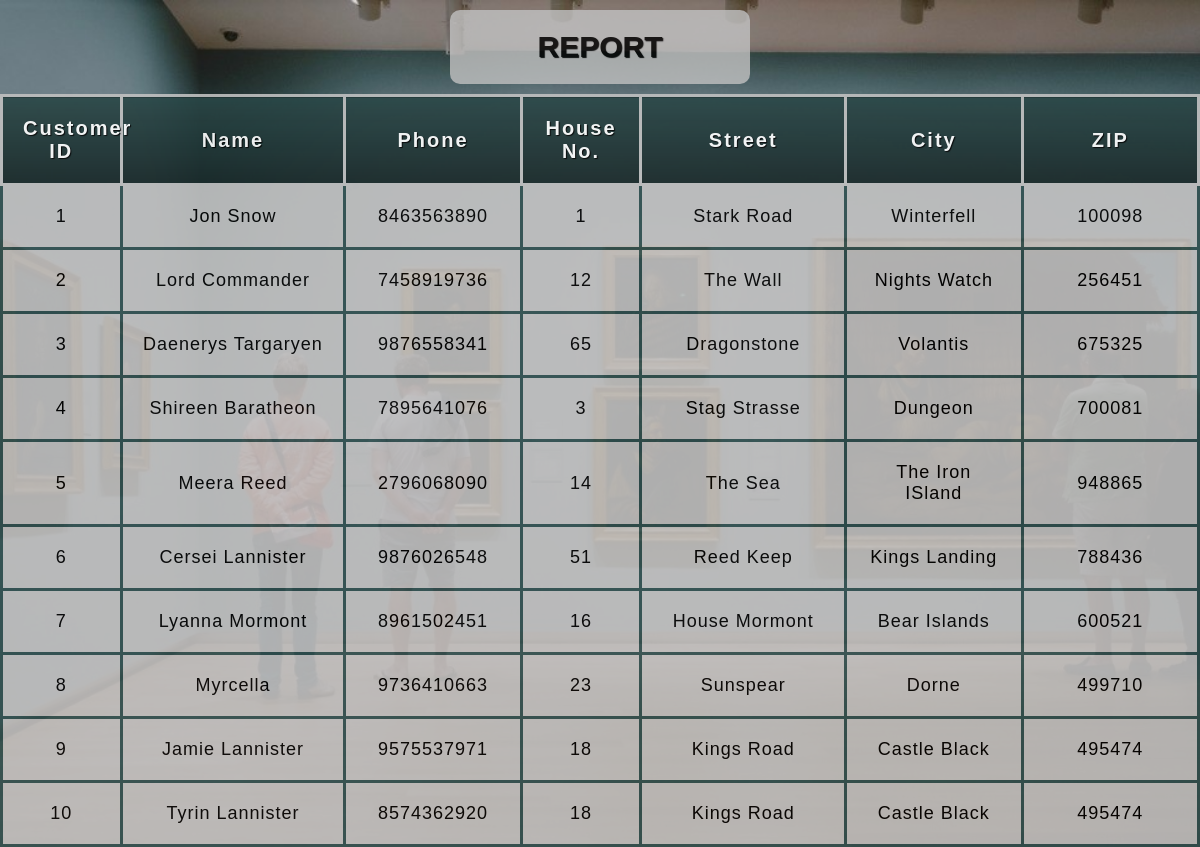
The page /query/query3.php on the database its author committed.
### tables this page shows
CREATE TABLE `address` (
  `cid` int(10) NOT NULL,
  `house_no` int(10) NOT NULL,
  `street` varchar(100) NOT NULL,
  `city` varchar(50) NOT NULL,
  `zip` int(15) NOT NULL
);

CREATE TABLE `customer` (
  `cid` int(10) NOT NULL,
  `name` varchar(50) NOT NULL,
  `phn` varchar(15) NOT NULL,
  `amount_spent` int(10) NOT NULL
);

### query/query3.php (the view, shortened to what this page needs)
<!DOCTYPE html>
<html>
<head>
	<link rel='stylesheet' type='text/css' href="css/query3_styles.css">
</head>
<body>
<?php
$servername = "localhost";
$username="root";
$password="";
$dbname="art_gallery";
$conn = new mysqli($servername, $username, $password, $dbname);
$sql = "SELECT c.cid,c.name,c.phn,a.house_no,a.street,a.city,a.zip
		FROM customer c
		JOIN address a
		USING (cid)";
$result = $conn->query($sql);
echo "<table>
			<caption>REPORT</caption>
			<thead>
			<tr>
				<th scope='col'>Customer ID</th>
				<th scope='col'>Name</th>
				<th scope='col'>Phone</th>
				<th scope='col'>House No.</th>
				<th scope='col'>Street</th>
				<th scope='col'>City</th>
				<th scope='col'>ZIP</th>
			</tr>
		</thead>
		<tbody>";
if($result->num_rows > 0){
	while($row = mysqli_fetch_array($result)) {
    	 echo "<tr>
    	 			<td>".$row["cid"]."</td>
    	 			<td>".$row["name"]."</td>
    	 			<td>".$row["phn"]."</td>
    	 			<td>".$row["house_no"]."</td>
    	 			<td>".$row["street"]."</td>
    	 			<td>".$row["city"]."</td>
    	 			<td>".$row["zip"]."</td>
    	 		</tr>";
	}
}
else {
    echo "0 results";
}
echo "</tbody></table>";
?>

### query/css/query3_styles.css (style rules this page uses)
body { margin: 0; padding: 0; background: url(art_gallery.jpg) no-repeat center center fixed; background-size: cover; font-family: sans-serif; }
table { table-layout: fixed; width: 100%; border-collapse: collapse; font-size: 18px; background-color: silver; opacity: 0.9; border-radius: 10px; }
thead th:nth-child(1) { width: 9%; }
thead th:nth-child(2) { width: 20%; }
thead th:nth-child(3) { width: 15%; }
thead th:nth-child(4) { width: 9%; }
thead th:nth-child(5) { width: 18%; }
thead th:nth-child(6) { width: 15%; }
thead th:nth-child(7) { width: 15%; }
caption { width: 25%; margin-left: 37.5%; padding-top: 20px; padding-bottom: 20px; background-color: silver; font-size: 30px; font-weight: bold; text-shadow: 1px 1px 1px black; border-radius: 10px; margin-bottom: 10px; margin-top: 10px; opacity: 0.9; }
th, td { padding: 20px; }
th { letter-spacing: 2px; font-size: 20px; }
td { letter-spacing: 1px; }
tbody td, th { text-align: center; border: 3px solid darkslategray; }
thead { background-color: darkslategray; color: white; text-shadow: 1px 1px 1px black; }
thead th { background: linear-gradient(to bottom, rgba(0,0,0,0.1), rgba(0,0,0,0.5)); border: 3px solid silver; }

### rows shown on the page
address: cid.cid "1", cid.name "Jon Snow", cid.phn "8463563890", house_no "1", street "Stark Road", city "Winterfell", zip "100098"
address: cid.cid "2", cid.name "Lord Commander", cid.phn "7458919736", house_no "12", street "The Wall", city "Nights Watch", zip "256451"
address: cid.cid "3", cid.name "Daenerys Targaryen", cid.phn "9876558341", house_no "65", street "Dragonstone", city "Volantis", zip "675325"
address: cid.cid "4", cid.name "Shireen Baratheon", cid.phn "7895641076", house_no "3", street "Stag Strasse", city "Dungeon", zip "700081"
address: cid.cid "5", cid.name "Meera Reed", cid.phn "2796068090", house_no "14", street "The Sea", city "The Iron ISland", zip "948865"
address: cid.cid "6", cid.name "Cersei Lannister", cid.phn "9876026548", house_no "51", street "Reed Keep", city "Kings Landing", zip "788436"
address: cid.cid "7", cid.name "Lyanna Mormont", cid.phn "8961502451", house_no "16", street "House Mormont", city "Bear Islands", zip "600521"
address: cid.cid "8", cid.name "Myrcella", cid.phn "9736410663", house_no "23", street "Sunspear", city "Dorne", zip "499710"
address: cid.cid "9", cid.name "Jamie Lannister", cid.phn "9575537971", house_no "18", street "Kings Road", city "Castle Black", zip "495474"
address: cid.cid "10", cid.name "Tyrin Lannister", cid.phn "8574362920", house_no "18", street "Kings Road", city "Castle Black", zip "495474"
